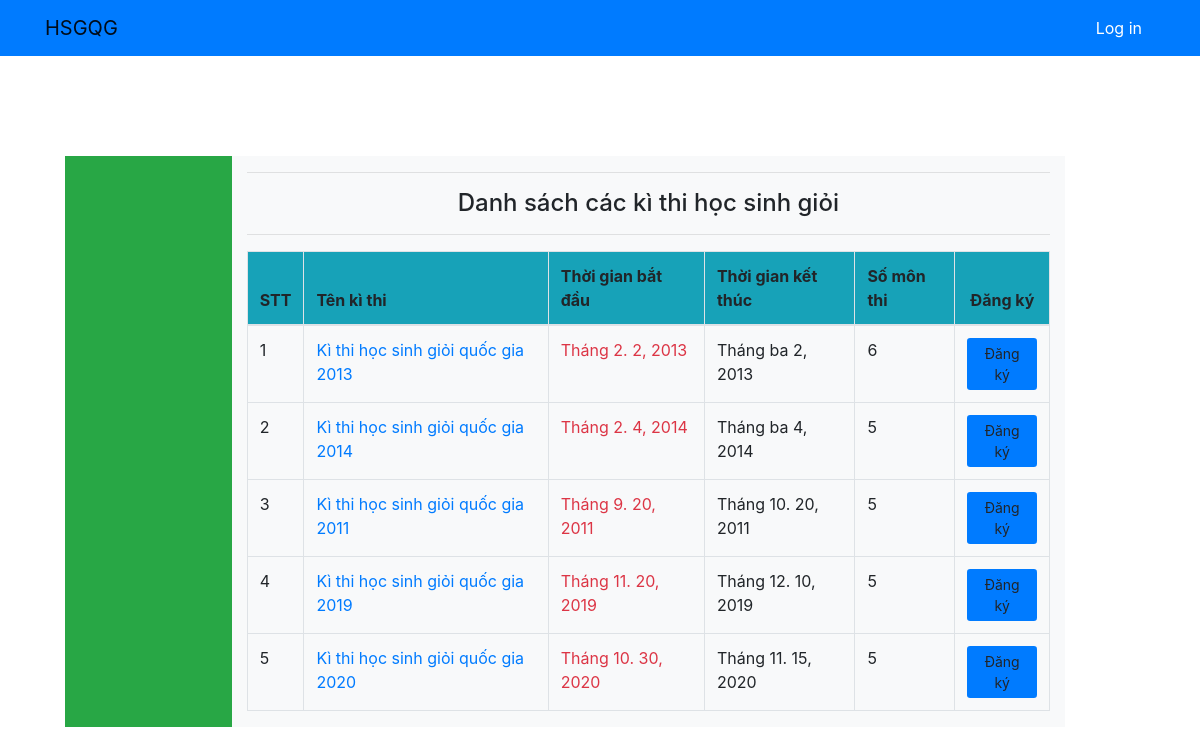
/participant/request_join/, run on the app's committed database.
### core/models.py (models this page shows, shortened)
class Contest(models.Model):
    name = models.CharField(max_length = 50)
    day_start = models.DateField(auto_now=False)
    day_end = models.DateField(auto_now=False)
    subjects = models.ManyToManyField('Subject')

### core/views.py (the view)
# urls.py: path('participant/request_join/', views.request_join, name='request_join'),
def request_join(request):
    all_contests = Contest.objects.all()
    return render(request, 'participant/request_join.html', {
        'all_contests':all_contests
    })

### ContestManagement4/templates/participant/request_join.html (shortened to what this page needs)
{% extends 'base.html' %}
{% block content %}
    <h4 class="text-center">Danh sách các kì thi học sinh giỏi</h4>
    <hr>
    <table class="table table-bordered" id="table">
            <thead class="bg-info ">
            <tr>
                <th scope="col">STT</th>
                <th scope="col">Tên kì thi</th>
                <th scope="col">Thời gian bắt đầu</th>
                <th scope="col">Thời gian kết thúc</th>
                <th scope="col">Số môn thi</th>
                <th scope="col" class="text-center">Đăng ký</th>
            </tr>
            </thead>
            <tbody>
                {% for contest in all_contests %}
                <tr >
                    <th scope="row" class="font-weight-normal">{{ forloop.counter }}</th>
                    <th class="font-weight-normal">
                        <a href=" {% url 'read_contest' contest.id %} "> {{ contest.name }} </a>
                    </th>
                    <th class="font-weight-normal text-danger" id="{{ contest.day_start }}" >{{ contest.day_start }}  </th>
                    <th class="font-weight-normal">{{ contest.day_end }}</th>
                    <th class="font-weight-normal">{{ contest.subjects.count}}</th>
                    <th class="font-weight-normal text-center">
                        <a href=" {% url 'detail_request' contest.id %} ">
                            <button type="button" class="btn btn-default btn-sm bg-primary" id="myBtn" > Đăng ký </button>
                        </a>
                    </th>
                 </tr>
                {% endfor %}
            </tbody>
        </table>
{% endblock content %}

### data on the page
Contest: name "Kì thi học sinh giỏi quốc gia 2013", day_start "Tháng 2. 2, 2013", day_end "Tháng ba 2, 2013", subjects.count "6"
Contest: name "Kì thi học sinh giỏi quốc gia 2014", day_start "Tháng 2. 4, 2014", day_end "Tháng ba 4, 2014", subjects.count "5"
Contest: name "Kì thi học sinh giỏi quốc gia 2011", day_start "Tháng 9. 20, 2011", day_end "Tháng 10. 20, 2011", subjects.count "5"
Contest: name "Kì thi học sinh giỏi quốc gia 2019", day_start "Tháng 11. 20, 2019", day_end "Tháng 12. 10, 2019", subjects.count "5"
Contest: name "Kì thi học sinh giỏi quốc gia 2020", day_start "Tháng 10. 30, 2020", day_end "Tháng 11. 15, 2020", subjects.count "5"
